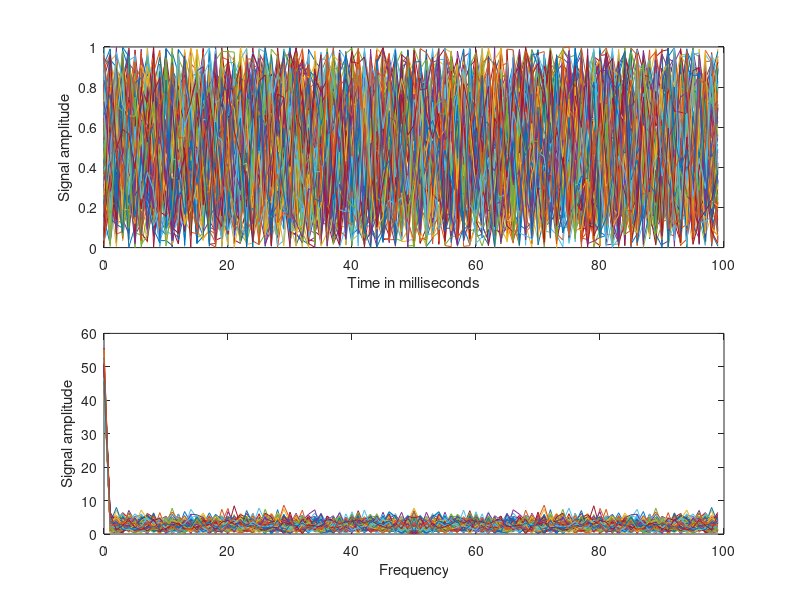

Source code (MATLAB):
t=0:99

x = rand(100)
subplot(2,1,1)
plot(t,x)
grid
xlabel("Time in milliseconds")
ylabel("Signal amplitude")

subplot(2,1,2)
y=fft(x)
plot(t,abs(y))
xlabel("Frequency")
ylabel("Signal amplitude")
